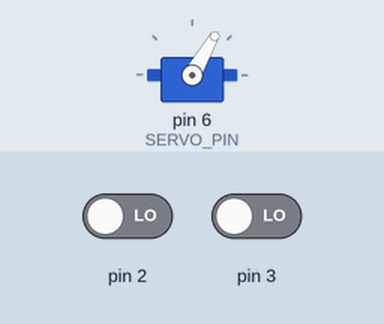
A sketch run on a simulated Arduino Uno, built with avr-gcc and run on an emulated ATmega328P. On the bench: servo. Inputs (shaded band) come from the test bench; at power-on: pin 2 LOW, pin 3 LOW.

Above: at 1.2 s.
1.3 s: pin 2 driven HIGH
At 3.2 s:
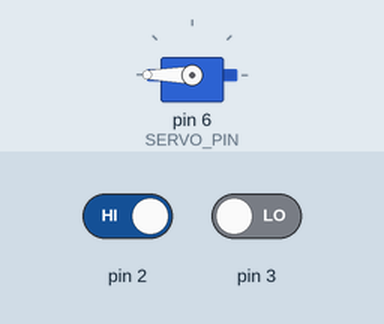
3.5 s: pin 2 driven LOW
At 4.7 s:
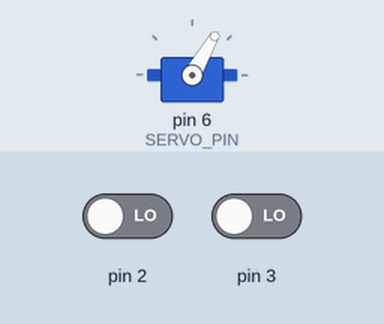
Timing chart, 0 to 6.5 s (numbered marks = the images above; inputs shaded):
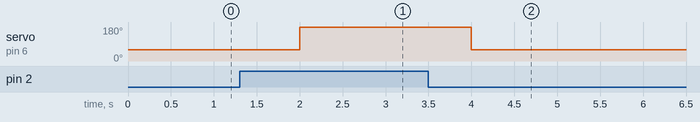

Measured:
- after the input at 1.3 s, servo on pin 6 (SERVO_PIN): 60° → 180° after 0.70 s
- after the input at 3.5 s, servo on pin 6 (SERVO_PIN): 180° → 60° after 0.50 s

The sketch:

ServoControl.ino
```cpp
 #include <Servo.h>
 #define SERVO_PIN 6
 #define ANALOG_PIN A0
 #define NUM_SAMP 300
 Servo myServo;
 int samples = 0;
 long int sum = 0;
 boolean flag = true;

/**
 * @author Branden Wong
 *         Savipal Jessel
 */
void setup() {
  myServo.attach(SERVO_PIN,0,360);
  myServo.write(60);
  pinMode(3,INPUT);
  Serial.begin(9600);
}

void loop() {

if (digitalRead(2) == HIGH){
  myServo.write(180);
}

else{
  myServo.write(60);
}


  //delay(1000);
  //myServo.write(60);
  //delay(2000);


    //Serial.println(pulseIn(3, HIGH));

if (samples == NUM_SAMP){
  sum = sum/NUM_SAMP;
  Serial.println(sum);
  sum = 0;
  samples = 0;
}

else{

  sum += pulseIn(3, HIGH);
  samples++;
}


}
```
